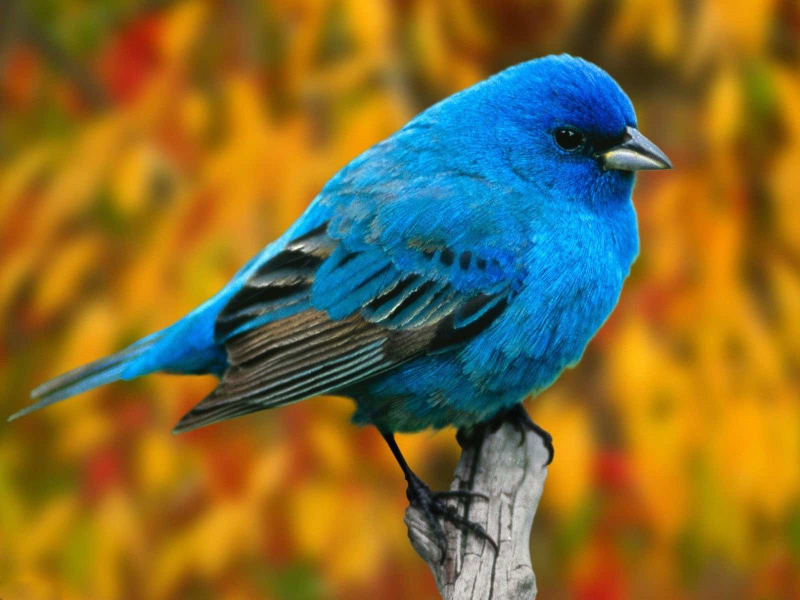
#> input picture bird.jpg, 1600 x 1200 px (shown at 1/2 size)
$ python trimming_n_resizing.py
#> lines starting #> are read from the running program, lines starting #| are printed output that depends on the picture
import numpy as np
import cv2

img = cv2.imread("bird.jpg")
#> img is the input picture: shape (1200, 1600, 3); mean B, G, R 50.2, 108.1, 130.4
size = img.shape
#> size = (1200, 1600, 3)

# トリミング
my_img = img[: size[0]//2, : size[1] // 3]
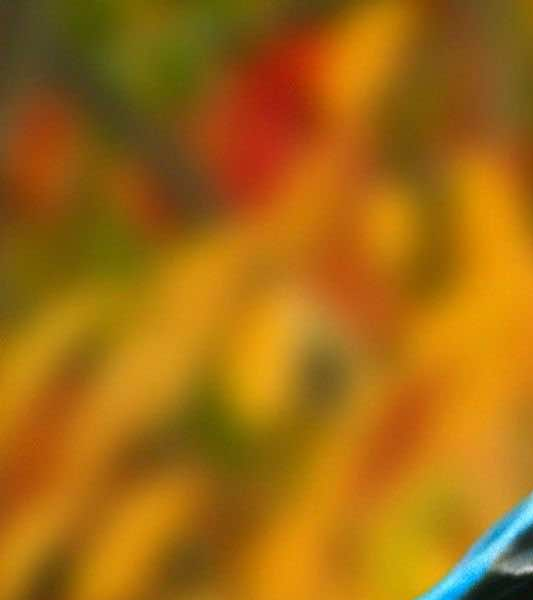
#> my_img: shape (600, 533, 3); mean B, G, R 17.4, 106.4, 163

# リサイズ。二倍にする。
my_img = cv2.resize(my_img, (my_img.shape[1] * 2, my_img.shape[0] * 2))
#> my_img: shape (1200, 1066, 3)

cv2.imshow("sample", my_img)

cv2.waitKey(0)
cv2.destroyAllWindows()
